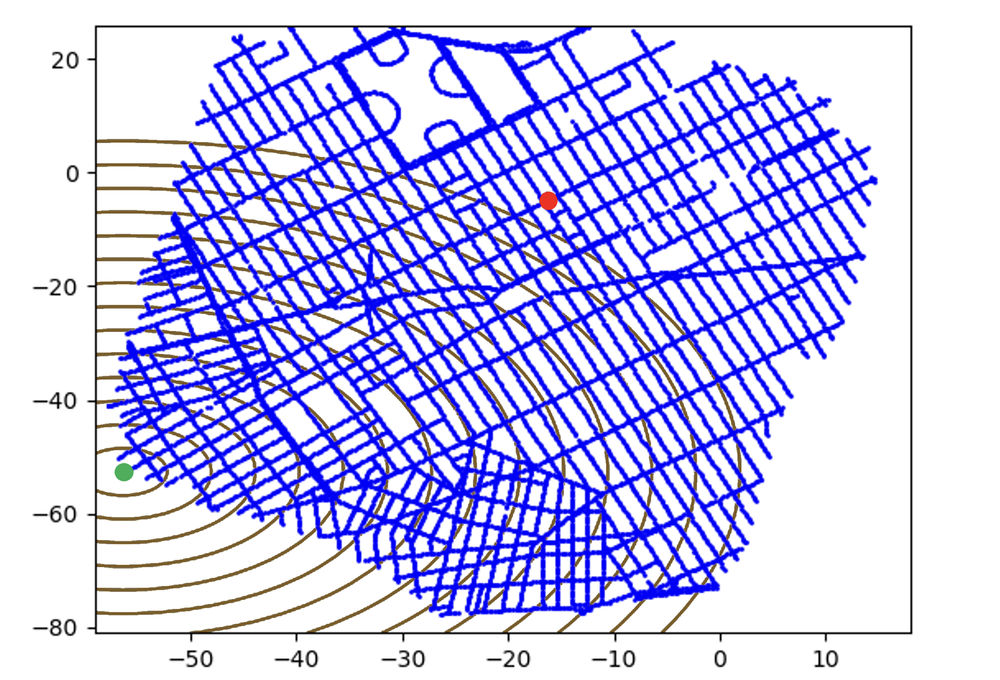
#> input picture darker/reward.png, 1000 x 680 px, shrunk from 2224 x 1512 before the run
$ python dark.py
#> lines starting #> are read from the running program, lines starting #| are printed output that depends on the picture; after the words box and inside, x2 and y2 are one past the last pixel; in counts of white or black regions, pixels touching at a corner belong together
import cv2
import numpy as np

def darken_orange(image_path, output_path, darkening_factor=0.5):
    # Read the image
#> called with image_path = 'reward.png', output_path = 'dark_reward.png', darkening_factor = 0.5
    image = cv2.imread(image_path)
#> image is the input picture: shape (680, 1000, 3); mean B, G, R 242.9, 198, 198.9

    # Convert the image from BGR to HSV
    hsv_image = cv2.cvtColor(image, cv2.COLOR_BGR2HSV)
#> hsv_image: shape (680, 1000, 3); mean H, S, V 38.9, 53, 245.2

    # Define the lower and upper bounds for the orange color in HSV
    lower_orange = np.array([10, 50, 50])
    upper_orange = np.array([30, 255, 255])

    # Create a mask for the orange color
    mask = cv2.inRange(hsv_image, lower_orange, upper_orange)
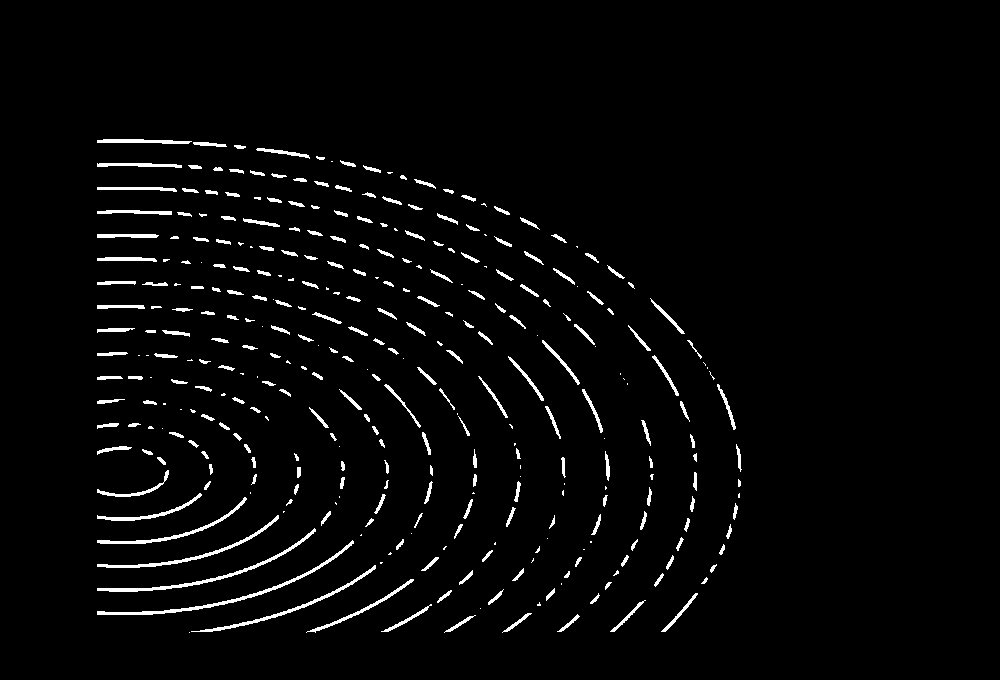
#> mask: shape (680, 1000); 2.8% white; 333 white regions (89 under 20 px), largest, box (x1, y1, x2, y2) and area: (97, 540, 354, 615) 899, (97, 528, 316, 592) 783, (97, 515, 279, 568) 634

    # Darken the orange color in the original image
    image[mask > 0] = image[mask > 0] * darkening_factor
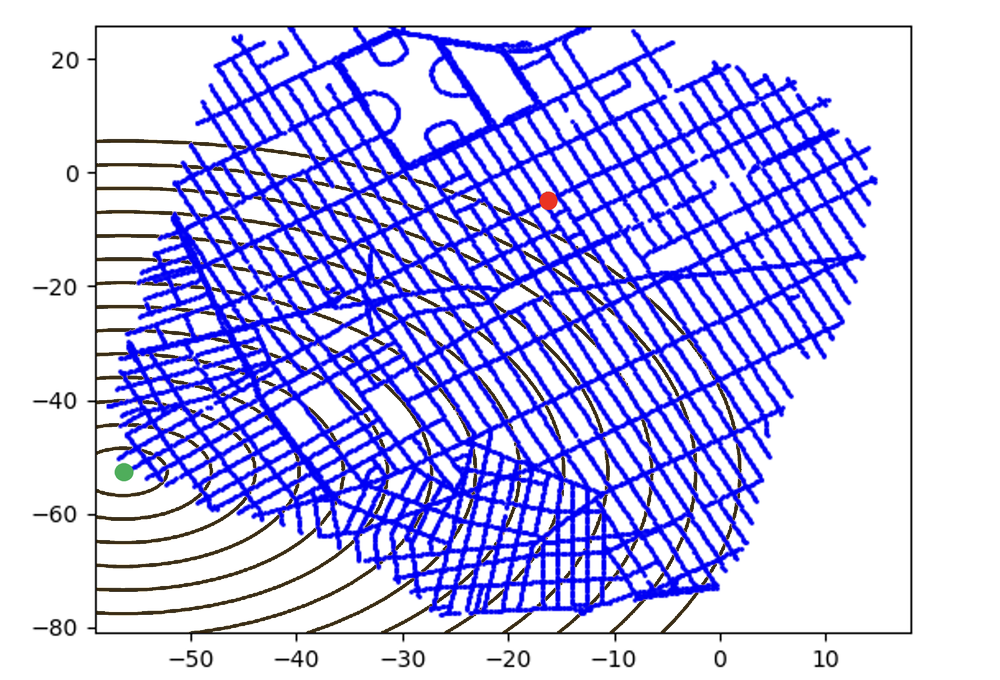
#> image: shape (680, 1000, 3); 2.84% of pixels changed, all inside (x1, y1, x2, y2) = (97, 139, 742, 633)

    # Save the result
    cv2.imwrite(output_path, image)

# Replace 'your_image_path.jpg' and 'output_image_path.jpg' with your actual file paths
darken_orange('reward.png', 'dark_reward.png')
